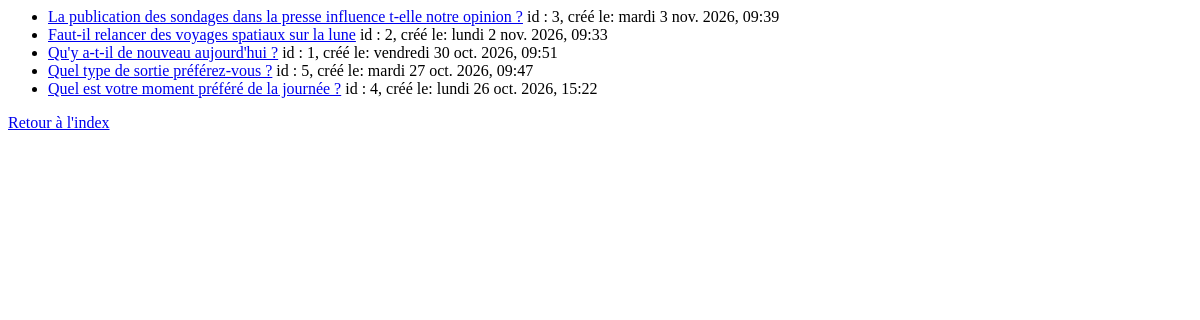
Page /polls/all/ on the earlier database version.
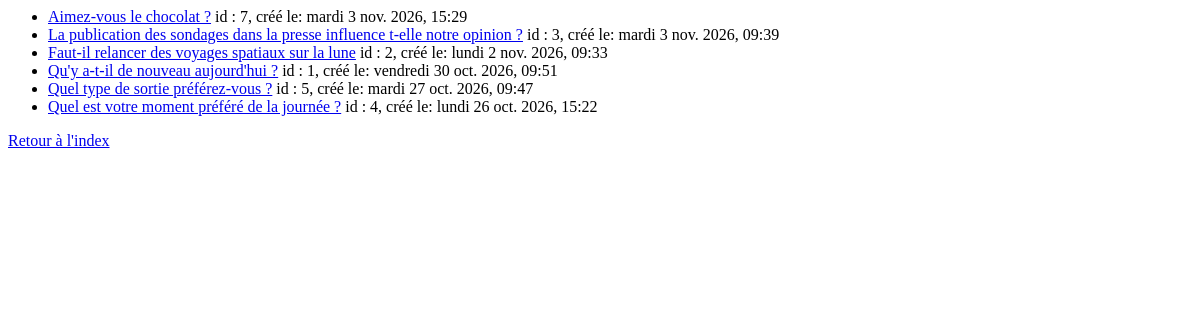
Same page on the later database version.
### polls/models.py (models this page shows, shortened)
class Question(models.Model):
    question_text = models.CharField(max_length=200)
    pub_date = models.DateTimeField("date published")

### polls/views.py (the view)
# urls.py: path("all/", views.AllView.as_view(), name="all"),
class AllView(IndexView):
    template_name = "polls/all.html"
    def get_queryset(self):
        return Question.objects.order_by("-pub_date")

### polls/templates/polls/all.html
{% if latest_question_list %}
    <ul>
    {% for question in latest_question_list %}
        <li><a href="{% url 'polls:detail' question.id %}">{{ question.question_text }}</a> id : {{question.id}}, créé le: {{question.pub_date | date:"l j N Y, H:i"}}</li>
    {% endfor %}
    </ul>
{% else %}
    <p>No polls are available.</p>
{% endif %}
<a href="{% url 'polls:index' %}">Retour à l'index </a>

Differences in the rows shown:
added Question: question_text "Aimez-vous le chocolat ?", id "7", pub_date "mardi 3 nov. 2026, 15:29"
